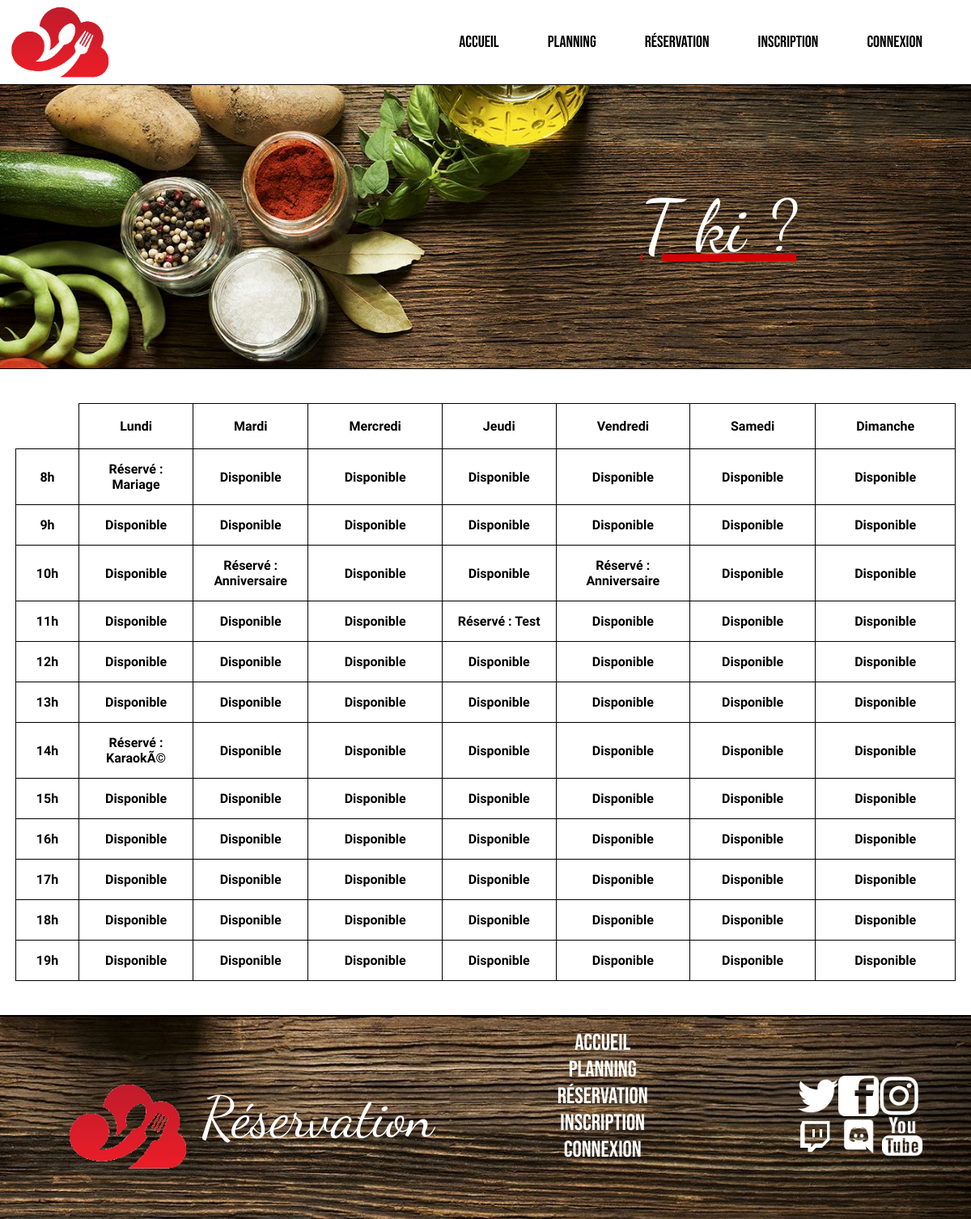
The app's page /planning.php with its own data.
### tables this page shows
CREATE TABLE IF NOT EXISTS `reservations` (
  `id` int(11) NOT NULL AUTO_INCREMENT,
  `titre` varchar(255) NOT NULL,
  `description` text NOT NULL,
  `debut` datetime NOT NULL,
  `fin` datetime NOT NULL,
  `id_utilisateur` int(11) NOT NULL,
  PRIMARY KEY (`id`)
);

### planning.php (the view, shortened to what this page needs)
<?php
    $connexion = mysqli_connect("localhost", "root","","reservationsalles");
    $requetedate = "SELECT debut,titre,id FROM reservations";
    $querydate = mysqli_query($connexion, $requetedate);
    $resultatdate = mysqli_fetch_all($querydate);
    $tableaudatecount = count($resultatdate);
    $stopnope = false;
?>
<!DOCTYPE html>
<html>
    <head>
        <link rel="stylesheet" href="style.css">
    </head>
    <body>
        <?php include("header.php")?>
        <main>
            <section id="sectiontableplanning">
                <section id="sectiontableflex">
                <table>
                    <?php
                        $jourssemaine = array("Lundi", "Mardi", "Mercredi", "Jeudi", "Vendredi", "Samedi", "Dimanche");
                        $j = 0;
                        $h = 8;
                        $jourscases = 0;
                        echo "<tr>";
                        echo "<th></th>";
                        while($j < 7)
                        {
                            echo "<th id='thplanning'>".$jourssemaine[$j]."</th>";
                            $j++;
                        }
                        echo "</tr>";
                        while($h != 20)
                        {
                            echo "<tr>";
                            if($jourscases == 0)
                            {
                                echo "<td id='tdheure'><b>".$h."h</b></td>";
                                $jourscases++;
                            }
                            $r = 0;
                                            $jourscases = 1;
                                        while($jourscases < 8 && $jourscases != 0)
                                        {
                                            while($r < $tableaudatecount)
                                            {
                                            $stopitnow = true;
                                            $dateheure = date("G", strtotime($resultatdate[$r][0]));
                                            $datejour = date("N", strtotime($resultatdate[$r][0]));
                                            $titreres = $resultatdate[$r][1];
                                            $idres = $resultatdate[$r][2];
                                           if($datejour == $jourscases && $dateheure == $h)
                                            {
                                                echo "<td id='alreadyreserved'><a href='evenement.php?id=".$idres."'>Réservé : ".$titreres."</a></td>";
                                                $stopnope = true;
                                            }
                                            else {
                                                $stopitnow = false;
                                            }
                                            $r++;
                                            }
                                            if ($stopitnow == false  && $stopnope == false)
                                            {
                                                echo "<td id='tddispoplanning'><a href='reservation-form.php'>Disponible</a></td>";
                                            }
                                            $r = 0;
                                            $jourscases++;
                                            $stopitnow = false;
                                            $stopnope = false;
                                        }
                            echo "</tr>";
                            $jourscases = 0;
                            $h++;
                        }
                    ?>
                </table>
        </main>
        <?php include("footer.php")?>
    </body>
</html>

### style.css (style rules this page uses)
body { margin:0; }
table { display: flex; flex-direction: column; margin-top: 5%; margin-bottom: 5%; height: 100%; padding-top: 2%; padding-bottom: 2%; border-collapse: collapse; font-family: 'Barlow Semi Condensed', sans-serif; }
#thplanning { padding: 18px; padding-left: 50px; padding-right: 50px; border:1.5px black solid; }
td { margin-bottom: 5px; margin-top: 5px; text-align: center; border: 1.5px black solid; padding : 15px; }
#tdheure { padding-right: 25px; padding-left: 25px; }
td a { text-decoration: none; font-weight: bold; color: black; }
#sectiontableplanning { display: flex; width:100%; height: 100%; justify-content: center; align-items: center; }
#sectiontableflex { display: flex; flex-direction: column; justify-content: center; align-items: center; width: 50%; height: 100%; }

### records on screen
reservations: titre "Mariage"
reservations: titre "Anniversaire"
reservations: titre "Anniversaire"
reservations: titre "Test"
reservations: titre "KaraokÃ©"

### other values on screen
$jourssemaine[$j] "Lundi"
$jourssemaine[$j] "Mardi"
$jourssemaine[$j] "Mercredi"
$jourssemaine[$j] "Jeudi"
$jourssemaine[$j] "Vendredi"
$jourssemaine[$j] "Samedi"
$jourssemaine[$j] "Dimanche"
